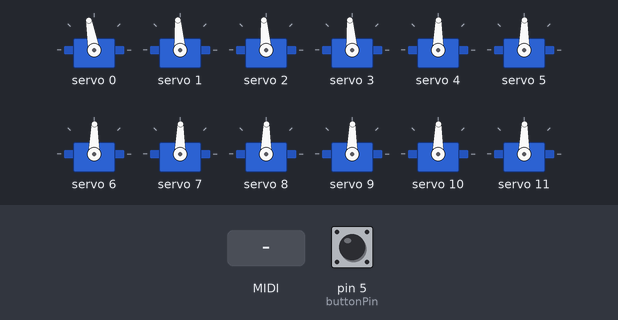
This sketch was run on a simulated Arduino Uno, built with avr-gcc and run on an emulated ATmega328P. On the bench: 12 × servo. The test bench sets the inputs (shaded band); at power-on: pin 5 (buttonPin) HIGH. MIDI output is not drawn; what the sketch prints to the serial monitor is not drawn.

Above: at 1.3 s.
1.4 s: MIDI note 36 received
At 1.55 s:
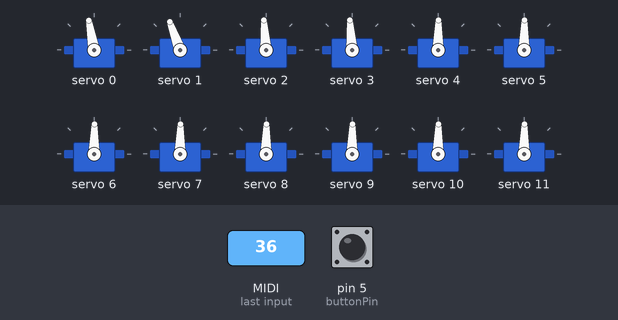
3.2 s: MIDI note 60 received
At 4.1 s:
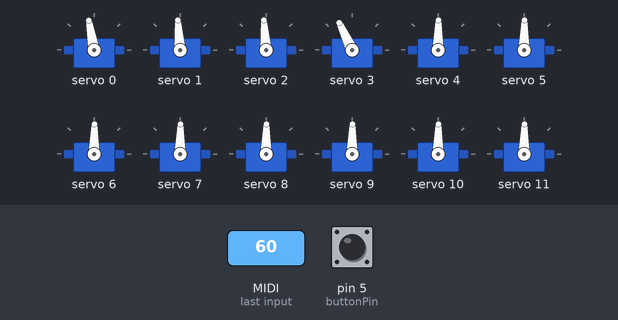
4.7 s: MIDI note 48 received
At 4.85 s:
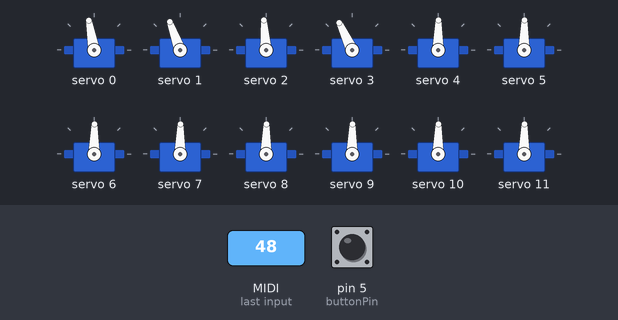
6.5 s: MIDI note 72 received
At 7.8 s:
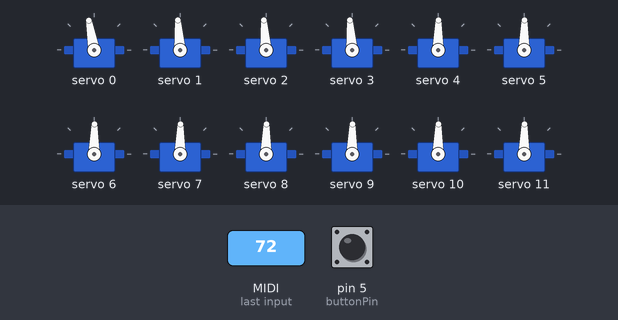
Timing chart, 0 to 9.0 s (numbered marks = the images above; inputs shaded):
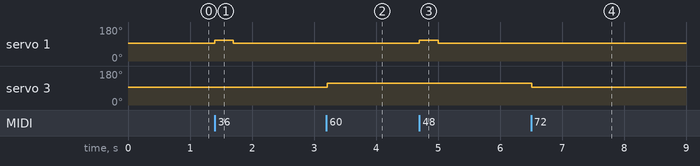

Measured:
- after the input at 1.4 s, servo 1: 94° → 110° at once, → 94° 0.30 s later
- after the input at 3.2 s, servo 3: 94° → 115° at once
- after the input at 4.7 s, servo 1: 94° → 110° at once, → 94° 0.30 s later
- after the input at 6.5 s, servo 3: 115° → 94° at once

The sketch:

Ukulele_Arduino_Programm.ino
```cpp
#include <Wire.h>
#include <Adafruit_PWMServoDriver.h>
#include <MIDI.h>

//default address 0x40
Adafruit_PWMServoDriver pwm1 = Adafruit_PWMServoDriver();

#define SERVOMIN  100 // this is the 'minimum' pulse length count (out of 4096)
#define SERVOMAX  500 // this is the 'maximum' pulse length count (out of 4096)

#define GreifDauer 10 //Dauer die es braucht bis die servos gegriffen haben
#define buttonPin 5 //Knopf Input pin

#define benutze_Knopf 0 //0: Knopf wird ignoriert 1: Knopf wird verwendet


int grad(int winkel)
{
  return map(winkel, 0, 180, SERVOMIN, SERVOMAX);
}


//Grad wandelt zahl in grad um
int Zupfen_ANFANGS_Position [] =
{
  grad(100),//0
  grad(95),//1
  grad(95),//2
  grad(95)//3
};
int Zupfen_END_Position [] =
{
  grad(125),//0
  grad(110),//1
  grad(110),//2
  grad(115)//3
};

int Greif_ANFANGS_Position [] = {
  grad(90), //4
  grad(90), //5
  grad(90), //6
  grad(90), //7
  grad(90), //8
  grad(90), //9
  grad(90), //10
  grad(90), //11
  grad(90), //12
  grad(90), //13
  grad(90), //14
  grad(90) //15

};

int Greif_END_position [] = {
  grad(92), //4
  grad(92), //5
  grad(92), //6
  grad(92), //7
  grad(92), //8
  grad(92), //9
  grad(92), //10
  grad(92), //11
  grad(92), //12
  grad(92), //13
  grad(92), //14
  grad(92) //15

};


//Definition der Servo Positionen!
//Servo 0,1,2,3 sind die Servos zum zupfen unten
//Servo 4-15 sind zum greifen
//Shield 1 Servos: 0,1,2,3,4,5,6,7,8,9,10,11,12,13,14,15
//G C E A gestimmt sieh Bild hier https://d3j2w99mq7338e.cloudfront.net/86-JbNwTPraGg.png

MIDI_CREATE_DEFAULT_INSTANCE();//Default MIDI SETUP

uint8_t zupfPos[] = {0, 0, 0, 0};//0 für start Postion, 1 für bewegt

uint8_t buttonPressed = 0;//Knopf gedrückt

bool on = false;//Start/stop
int buttonTimer = 0;

void setup() {
  Serial.begin(9600);
  Serial.println("PROGRAMM BEGINNT");

  pinMode(buttonPin, INPUT_PULLUP);//Lese Knopf Input

  pwm1.begin(); //Starte shield

  pwm1.setPWMFreq(50);  // Analog servos run at ~60 Hz updates

  MIDI.setHandleNoteOn(handleNoteOn); //Wenn eine Note gespielt werden soll wird diese Funktion aufgerufen
  MIDI.setHandleNoteOff(handleNoteOff);//Wenn die Note nicht mehr gespielt wird diese

  MIDI.begin();//Starte Midi

  delay(10);

  if (!benutze_Knopf) {
    //Setze alle Servos in Startposition
    for (int i = 0; i < 12; i++)
    {
      pwm1.setPWM(i, 0, Greif_ANFANGS_Position[i]);
    }
    for (int i = 0; i < 4; i++)
    {
      pwm1.setPWM(i, 0, Zupfen_ANFANGS_Position[i]);
    }
    delay(100);
  }
}

void loop() {
  //Bei Knopfdruck Setze on auf wahr/falsch
  buttonPressed = !digitalRead(buttonPin);
  if (buttonPressed == HIGH && benutze_Knopf)
  {
    if (on)
    {
      on = false;
      Serial.println(0);
      delay(5000);
    }
    else
    {
      on = true;
      Serial.println(1);
      delay(5000);
    }

    //Setze alle Servos in Startposition
    for (int i = 0; i < 12; i++)
    {
      pwm1.setPWM(i, 0, Greif_ANFANGS_Position[i]);
    }
    for (int i = 0; i < 4; i++)
    {
      pwm1.setPWM(i, 0, Zupfen_ANFANGS_Position[i]);
    }
    delay(100);

  }


  if (on || !benutze_Knopf) MIDI.read();//wenn der Knopf einmal gedrückt wurde beginnt das Programm

}


//Regelt das Ansteuern der Zupf Motoren
void zupfen(int servoNummer) {
  if (zupfPos[servoNummer] == 0)
  {
    pwm1.setPWM(servoNummer, 0, Zupfen_END_Position[servoNummer]);
    zupfPos[servoNummer] = 1;
  }
  else
  {
    pwm1.setPWM(servoNummer, 0, Zupfen_ANFANGS_Position[servoNummer]);
    zupfPos[servoNummer] = 0;
  }
}

//Einzelne Servo ansteuerung je nach Note
//Case 0:C 1:C# 2:D 3:D# 4:E 5:F 6:F# 7:G 8:G# 9:A 10:A# 11:B siehe https://www.researchgate.net/profile/Davide_Baccherini/publication/221276841/figure/tbl1/AS:669024811773964@1536519353526/A-representation-of-notes-in-the-MIDI-standard.png
//Notenplatzierung: https://d3j2w99mq7338e.cloudfront.net/86-JbNwTPraGg.png

void tonSpielen(int servoNummer, int zupfServoNummer, int zustand)
{
  if (servoNummer > 3) {
    if (zustand == 1) {
      pwm1.setPWM(servoNummer, 0, Greif_END_position[servoNummer - 4]); //Der Servo greift
      delay(GreifDauer);//Abwarten bis der Servo an die Zielposition gelangt ist

      zupfen(zupfServoNummer);//Die Seite Zupfen
    }
    else pwm1.setPWM(servoNummer, 0, Greif_ANFANGS_Position[servoNummer - 4]);
  }
  else zupfen(servoNummer);
}

void waehleTon(int note, int zustand)
{
  //Wenn Noten eine Oktave höher sind
  if (note >= 60)
  {
    switch (note % 12)
    {
      case 0: tonSpielen(13, 3, zustand); break;//C5
      case 1: tonSpielen(14, 3, zustand); break;//C#5
      case 2: tonSpielen(15, 3, zustand); break;//D#5
    }
  }
  else {
    switch (note % 12) {
      case 7://G
        tonSpielen(0, 0, zustand);
        break;

      case 0://C
        tonSpielen(1, 1, zustand);
        break;

      case 4://E
        tonSpielen(2, 2, zustand);
        break;

      case 8://G#Ab
        tonSpielen(4, 0, zustand);
        break;

      case 1://C#Db
        tonSpielen(5, 1, zustand);
        break;

      case 5://F
        tonSpielen(6, 2, zustand);
        break;

      case 10://A#Bb
        tonSpielen(7, 3, zustand);
        break;

      case 9://A
        //tonSpielen(Servonummer(4-15), zupfservonummer(0,1,2,3),zustand bedeutet soll die note gespielt werden oder aufhören zu spielen)
        tonSpielen(8, 0, zustand);
        break;

      case 2://D
        tonSpielen(9, 1, zustand);
        break;

      case 6://F#Gb
        tonSpielen(10, 2, zustand);
        break;

      case 11://B
        tonSpielen(11, 3, zustand); //0:C 1:C# 2:D 3:D# 4:E 5:F 6:F# 7:G 8:G# 9:A 10:A# 11:B
        break;

      case 3://D#Eb
        tonSpielen(12, 1, zustand);
        break;
    }
  }
}


//Wird aufgerufen wenn eine Note empfangen wird
void handleNoteOn(byte kanal, byte note, byte lautstaerke)
{

  waehleTon((int)note, 1);

}

//Wird aufgerufen wenn die Note nicht mehr gespielt werden soll
void handleNoteOff(byte kanal, byte note, byte lautstaerke)
{

  waehleTon((int)note, 0);//Greif servo soll nicht mehr spielen
}
```
